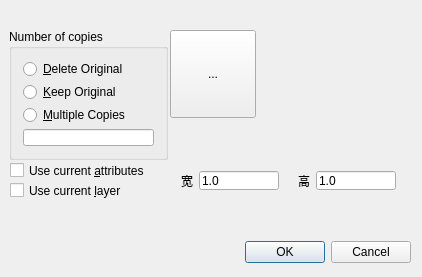
<?xml version="1.0" encoding="UTF-8"?>
<ui version="4.0">
 <class>QG_DlgScale</class>
 <widget class="QDialog" name="QG_DlgScale">
  <property name="geometry">
   <rect>
    <x>0</x>
    <y>0</y>
    <width>422</width>
    <height>277</height>
   </rect>
  </property>
  <property name="sizePolicy">
   <sizepolicy hsizetype="Minimum" vsizetype="Minimum">
    <horstretch>0</horstretch>
    <verstretch>0</verstretch>
   </sizepolicy>
  </property>
  <property name="minimumSize">
   <size>
    <width>300</width>
    <height>190</height>
   </size>
  </property>
  <property name="windowTitle">
   <string>尺寸选项</string>
  </property>
  <widget class="QGroupBox" name="bgNumber">
   <property name="geometry">
    <rect>
     <x>9</x>
     <y>29</y>
     <width>159</width>
     <height>131</height>
    </rect>
   </property>
   <property name="title">
    <string>Number of copies</string>
   </property>
   <layout class="QVBoxLayout">
    <item>
     <widget class="QRadioButton" name="rbMove">
      <property name="sizePolicy">
       <sizepolicy hsizetype="Minimum" vsizetype="Preferred">
        <horstretch>0</horstretch>
        <verstretch>0</verstretch>
       </sizepolicy>
      </property>
      <property name="minimumSize">
       <size>
        <width>0</width>
        <height>18</height>
       </size>
      </property>
      <property name="text">
       <string>&amp;Delete Original</string>
      </property>
     </widget>
    </item>
    <item>
     <widget class="QRadioButton" name="rbCopy">
      <property name="sizePolicy">
       <sizepolicy hsizetype="Minimum" vsizetype="Preferred">
        <horstretch>0</horstretch>
        <verstretch>0</verstretch>
       </sizepolicy>
      </property>
      <property name="minimumSize">
       <size>
        <width>0</width>
        <height>18</height>
       </size>
      </property>
      <property name="text">
       <string>&amp;Keep Original</string>
      </property>
     </widget>
    </item>
    <item>
     <widget class="QRadioButton" name="rbMultiCopy">
      <property name="sizePolicy">
       <sizepolicy hsizetype="Minimum" vsizetype="Preferred">
        <horstretch>0</horstretch>
        <verstretch>0</verstretch>
       </sizepolicy>
      </property>
      <property name="minimumSize">
       <size>
        <width>0</width>
        <height>18</height>
       </size>
      </property>
      <property name="text">
       <string>&amp;Multiple Copies</string>
      </property>
     </widget>
    </item>
    <item>
     <widget class="QLineEdit" name="leNumber"/>
    </item>
    <item>
     <spacer name="spacer7">
      <property name="orientation">
       <enum>Qt::Vertical</enum>
      </property>
      <property name="sizeType">
       <enum>QSizePolicy::Expanding</enum>
      </property>
      <property name="sizeHint" stdset="0">
       <size>
        <width>20</width>
        <height>16</height>
       </size>
      </property>
     </spacer>
    </item>
   </layout>
  </widget>
  <widget class="QToolButton" name="toolButton">
   <property name="geometry">
    <rect>
     <x>170</x>
     <y>30</y>
     <width>86</width>
     <height>88</height>
    </rect>
   </property>
   <property name="text">
    <string>...</string>
   </property>
   <property name="icon">
    <iconset resource="../../../res/extui/extui.qrc">
     <normaloff>:/extui/dlgmodifyscale.png</normaloff>:/extui/dlgmodifyscale.png</iconset>
   </property>
   <property name="iconSize">
    <size>
     <width>80</width>
     <height>80</height>
    </size>
   </property>
  </widget>
  <widget class="QWidget" name="layoutWidget_1">
   <property name="geometry">
    <rect>
     <x>170</x>
     <y>140</y>
     <width>237</width>
     <height>21</height>
    </rect>
   </property>
   <layout class="QHBoxLayout">
    <item>
     <widget class="QCheckBox" name="cbIsotropic">
      <property name="toolTip">
       <string>Scale by the same factor at both x- and y- directions</string>
      </property>
      <property name="text">
       <string>Isotropic Scaling</string>
      </property>
      <property name="checked">
       <bool>true</bool>
      </property>
     </widget>
    </item>
   </layout>
  </widget>
  <widget class="QCheckBox" name="cbCurrentLayer">
   <property name="geometry">
    <rect>
     <x>10</x>
     <y>180</y>
     <width>146</width>
     <height>21</height>
    </rect>
   </property>
   <property name="text">
    <string>Use current &amp;layer</string>
   </property>
  </widget>
  <widget class="QCheckBox" name="cbCurrentAttributes">
   <property name="geometry">
    <rect>
     <x>10</x>
     <y>160</y>
     <width>151</width>
     <height>21</height>
    </rect>
   </property>
   <property name="text">
    <string>Use current &amp;attributes</string>
   </property>
  </widget>
  <widget class="QWidget" name="layoutWidget_2">
   <property name="geometry">
    <rect>
     <x>170</x>
     <y>160</y>
     <width>237</width>
     <height>41</height>
    </rect>
   </property>
   <layout class="QHBoxLayout" name="_2">
    <item>
     <widget class="QLabel" name="lFactor">
      <property name="text">
       <string>宽</string>
      </property>
      <property name="wordWrap">
       <bool>false</bool>
      </property>
     </widget>
    </item>
    <item>
     <widget class="QLineEdit" name="leFactorX">
      <property name="text">
       <string notr="true">1.0</string>
      </property>
     </widget>
    </item>
    <item>
     <spacer name="horizontalSpacer">
      <property name="orientation">
       <enum>Qt::Horizontal</enum>
      </property>
      <property name="sizeHint" stdset="0">
       <size>
        <width>40</width>
        <height>20</height>
       </size>
      </property>
     </spacer>
    </item>
    <item>
     <widget class="QLabel" name="lFactor_2">
      <property name="text">
       <string>高</string>
      </property>
      <property name="wordWrap">
       <bool>false</bool>
      </property>
     </widget>
    </item>
    <item>
     <widget class="QLineEdit" name="leFactorY">
      <property name="text">
       <string notr="true">1.0</string>
      </property>
      <property name="readOnly">
       <bool>true</bool>
      </property>
     </widget>
    </item>
   </layout>
  </widget>
  <widget class="QDialogButtonBox" name="buttonBox">
   <property name="geometry">
    <rect>
     <x>10</x>
     <y>240</y>
     <width>401</width>
     <height>25</height>
    </rect>
   </property>
   <property name="standardButtons">
    <set>QDialogButtonBox::Cancel|QDialogButtonBox::Ok</set>
   </property>
  </widget>
  <widget class="QWidget" name="layoutWidget">
   <property name="geometry">
    <rect>
     <x>260</x>
     <y>30</y>
     <width>151</width>
     <height>22</height>
    </rect>
   </property>
   <layout class="QHBoxLayout" name="horizontalLayout" stretch="4,7">
    <item>
     <widget class="QLabel" name="label">
      <property name="text">
       <string>常用尺寸:</string>
      </property>
     </widget>
    </item>
    <item>
     <widget class="QComboBox" name="comboBox">
      <property name="minimumSize">
       <size>
        <width>0</width>
        <height>0</height>
       </size>
      </property>
      <item>
       <property name="text">
        <string>请选择</string>
       </property>
      </item>
      <item>
       <property name="text">
        <string>20</string>
       </property>
      </item>
      <item>
       <property name="text">
        <string>50</string>
       </property>
      </item>
      <item>
       <property name="text">
        <string>100</string>
       </property>
      </item>
      <item>
       <property name="text">
        <string>200</string>
       </property>
      </item>
      <item>
       <property name="text">
        <string>0.5倍</string>
       </property>
      </item>
      <item>
       <property name="text">
        <string>2倍</string>
       </property>
      </item>
      <item>
       <property name="text">
        <string>4倍</string>
       </property>
      </item>
      <item>
       <property name="text">
        <string>8倍</string>
       </property>
      </item>
      <item>
       <property name="text">
        <string>10倍</string>
       </property>
      </item>
      <item>
       <property name="text">
        <string>20倍</string>
       </property>
      </item>
     </widget>
    </item>
   </layout>
  </widget>
 </widget>
 <layoutdefault spacing="6" margin="11"/>
 <resources>
  <include location="../../../res/extui/extui.qrc"/>
 </resources>
 <connections>
  <connection>
   <sender>rbMove</sender>
   <signal>toggled(bool)</signal>
   <receiver>leNumber</receiver>
   <slot>setDisabled(bool)</slot>
   <hints>
    <hint type="sourcelabel">
     <x>20</x>
     <y>20</y>
    </hint>
    <hint type="destinationlabel">
     <x>20</x>
     <y>20</y>
    </hint>
   </hints>
  </connection>
  <connection>
   <sender>rbCopy</sender>
   <signal>toggled(bool)</signal>
   <receiver>leNumber</receiver>
   <slot>setDisabled(bool)</slot>
   <hints>
    <hint type="sourcelabel">
     <x>20</x>
     <y>20</y>
    </hint>
    <hint type="destinationlabel">
     <x>20</x>
     <y>20</y>
    </hint>
   </hints>
  </connection>
  <connection>
   <sender>rbMultiCopy</sender>
   <signal>toggled(bool)</signal>
   <receiver>leNumber</receiver>
   <slot>setEnabled(bool)</slot>
   <hints>
    <hint type="sourcelabel">
     <x>20</x>
     <y>20</y>
    </hint>
    <hint type="destinationlabel">
     <x>20</x>
     <y>20</y>
    </hint>
   </hints>
  </connection>
  <connection>
   <sender>buttonBox</sender>
   <signal>accepted()</signal>
   <receiver>QG_DlgScale</receiver>
   <slot>accept()</slot>
   <hints>
    <hint type="sourcelabel">
     <x>89</x>
     <y>262</y>
    </hint>
    <hint type="destinationlabel">
     <x>20</x>
     <y>20</y>
    </hint>
   </hints>
  </connection>
  <connection>
   <sender>buttonBox</sender>
   <signal>rejected()</signal>
   <receiver>QG_DlgScale</receiver>
   <slot>reject()</slot>
   <hints>
    <hint type="sourcelabel">
     <x>89</x>
     <y>262</y>
    </hint>
    <hint type="destinationlabel">
     <x>20</x>
     <y>20</y>
    </hint>
   </hints>
  </connection>
 </connections>
</ui>
